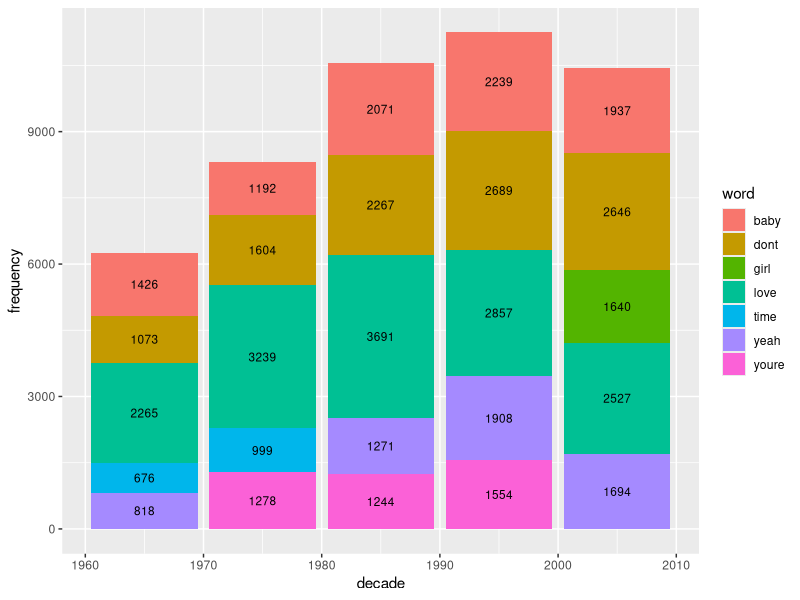
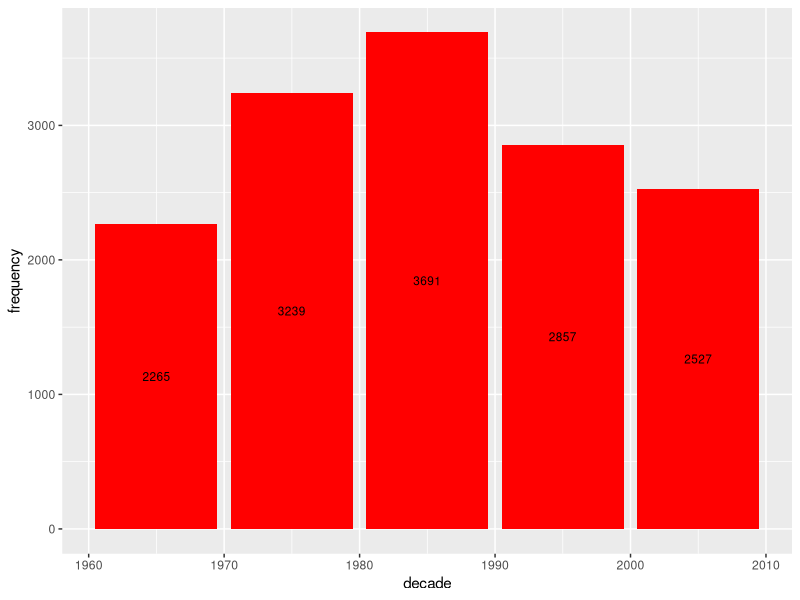
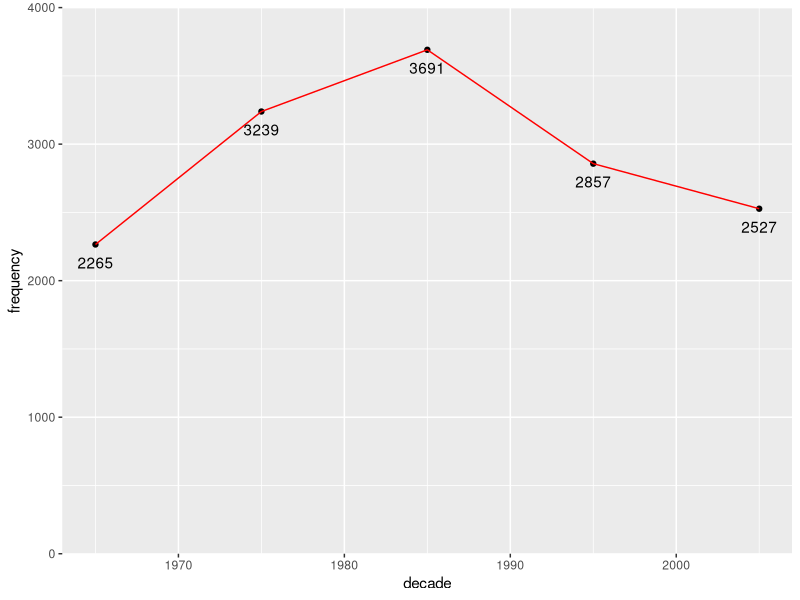
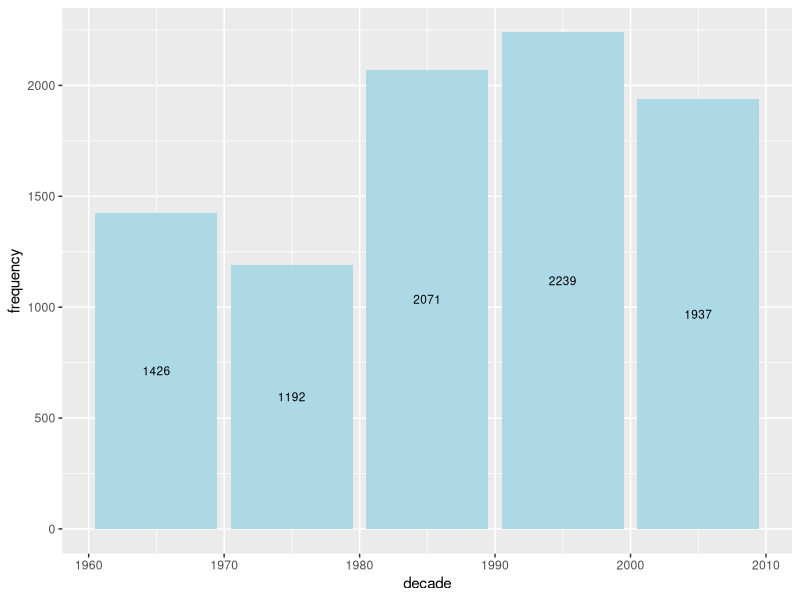
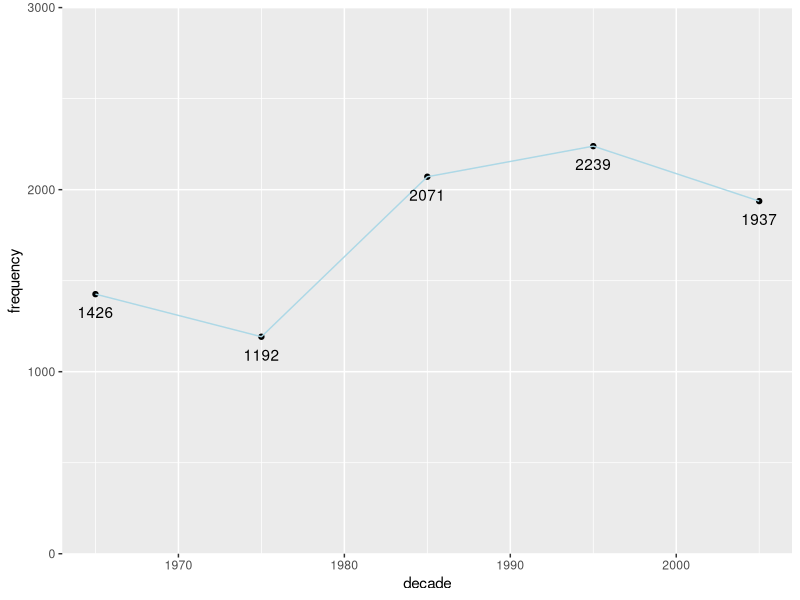
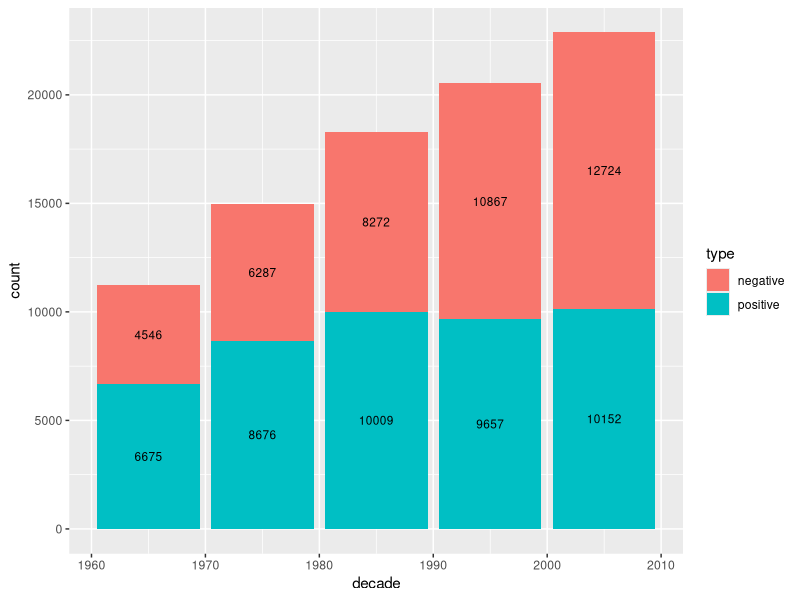
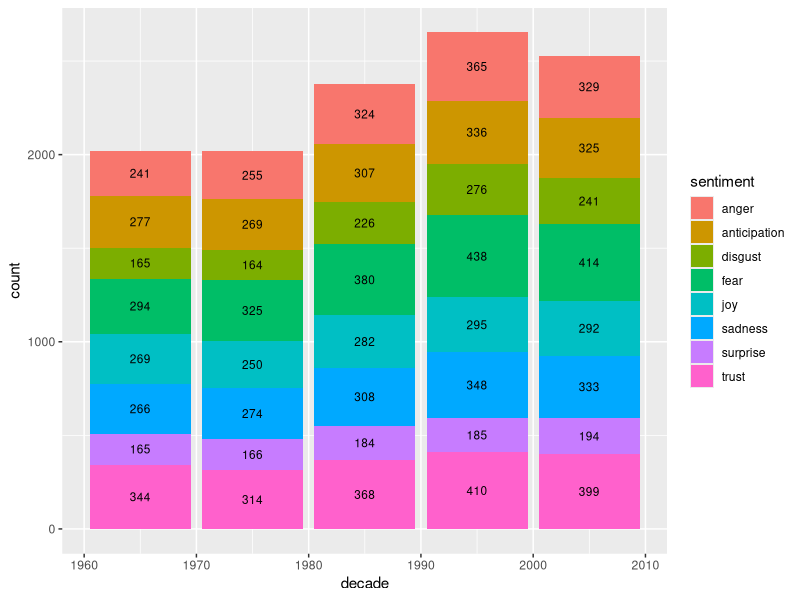
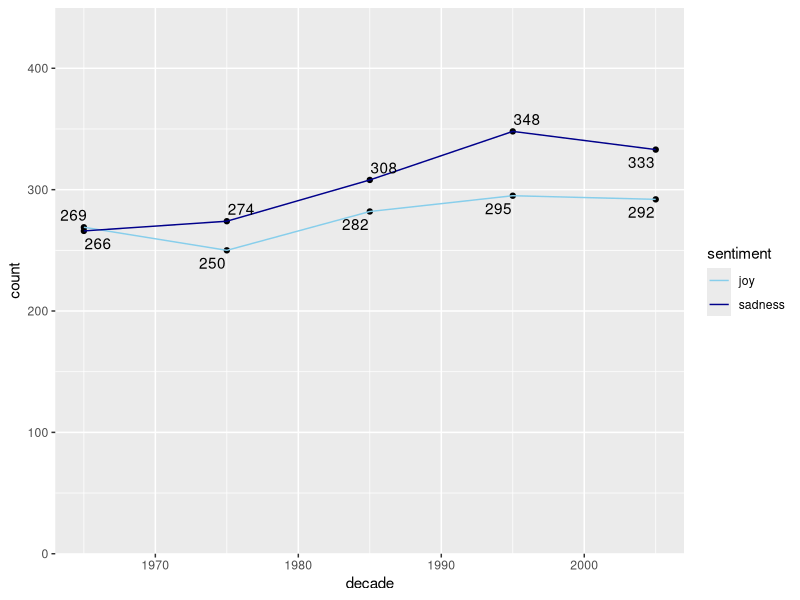

R code for these plots, in order:
library(tidyverse)
library(psych)
library(ggrepel)

# Graphs for Word Frequency Counts
WFQ1 <- read_csv("Decade1_Top25WordFrequency.csv")
WFQ2 <- read_csv("Decade2_Top25WordFrequency.csv")
WFQ3 <- read_csv("Decade3_Top25WordFrequency.csv")
WFQ4 <- read_csv("Decade4_Top25WordFrequency.csv")
WFQ5 <- read_csv("Decade5_Top25WordFrequency.csv")

Word_Frequency_Over_Decades <- data.frame()
Word_Frequency_Over_Decades <- rbind(WFQ1,Word_Frequency_Over_Decades)
Word_Frequency_Over_Decades <- rbind(WFQ2,Word_Frequency_Over_Decades)
Word_Frequency_Over_Decades <- rbind(WFQ3,Word_Frequency_Over_Decades)
Word_Frequency_Over_Decades <- rbind(WFQ4,Word_Frequency_Over_Decades)
Word_Frequency_Over_Decades <- rbind(WFQ5,Word_Frequency_Over_Decades)

## Stacked Bar Graph for Top 5 Word by Decade
Word_Frequency_Over_Decades %>%
    group_by(decade) %>%
    ggplot(aes(x=decade,y=frequency,fill=word,label=frequency)) +
    geom_bar(stat="identity") +
    geom_text(size=3,position=position_stack(vjust=0.5))   

## Word Count for Love over Decades
# Bar Graph
Word_Frequency_Over_Decades %>%
    filter(word=="love") %>%
    group_by(decade) %>%
    ggplot(aes(x=decade,y=frequency,label=frequency)) +
    geom_bar(stat="identity",fill="red") +
    geom_text(size=3,position=position_stack(vjust=0.5)) 

# Line Graph
Word_Frequency_Over_Decades %>%
    filter(word=="love") %>%
    group_by(decade) %>%
    ggplot(aes(x=decade,y=frequency, label=frequency)) +
    geom_point() +
    geom_line(color="red") +
    scale_y_continuous(expand = c(0, 0), limits = c(0, 4000)) +
    geom_text(vjust = 2, nudge_y = 0.5)

# Compute Summary Statistics for Term Love
Word_Frequency_Over_Decades %>%
    group_by(word) %>%
    filter(word=="love") %>%
    select(frequency) %>%
    describe()

## Word Count for Baby over Decades
# Bar Graph
Word_Frequency_Over_Decades %>%
    filter(word=="baby") %>%
    group_by(decade) %>%
    ggplot(aes(x=decade,y=frequency,label=frequency)) +
    geom_bar(stat="identity",fill="lightblue") +
    geom_text(size=3,position=position_stack(vjust=0.5))  

# Line Graph
Word_Frequency_Over_Decades %>%
    filter(word=="baby") %>%
    group_by(decade) %>%
    ggplot(aes(x=decade,y=frequency, label=frequency)) +
    geom_point() +
    geom_line(color="lightblue") +
    scale_y_continuous(expand = c(0, 0), limits = c(0, 3000)) +
    geom_text(vjust = 2, nudge_y = 0.5)

# Compute Summary Statistics for Term Baby
Word_Frequency_Over_Decades %>%
    group_by(word) %>%
    filter(word=="baby") %>%
    select(frequency) %>%
    describe()

# Graph for Overall Sentiment over Decades
PvN1 <- read_csv("Decade1_OverallSentiment.csv")
PvN2 <- read_csv("Decade2_OverallSentiment.csv")
PvN3 <- read_csv("Decade3_OverallSentiment.csv")
PvN4 <- read_csv("Decade4_OverallSentiment.csv")
PvN5 <- read_csv("Decade5_OverallSentiment.csv")

Overall_Positive_v_Negative <- data.frame()
Overall_Positive_v_Negative <- rbind(PvN1,Overall_Positive_v_Negative)
Overall_Positive_v_Negative <- rbind(PvN2,Overall_Positive_v_Negative)
Overall_Positive_v_Negative <- rbind(PvN3,Overall_Positive_v_Negative)
Overall_Positive_v_Negative <- rbind(PvN4,Overall_Positive_v_Negative)
Overall_Positive_v_Negative <- rbind(PvN5,Overall_Positive_v_Negative)

Overall_Positive_v_Negative %>% 
    gather(type, count, negative:positive) %>% 
    ggplot(., aes(x=decade,y=count,fill=type,label=count)) +
    geom_bar(stat="identity") +
    geom_text(size = 3,position=position_stack(vjust = 0.5))   

# Graph for Overall by Emotion over Decades

E1 <- read_csv("Decade1_OverallbyEmotion.csv")
E2 <- read_csv("Decade2_OverallbyEmotion.csv")
E3 <- read_csv("Decade3_OverallbyEmotion.csv")
E4 <- read_csv("Decade4_OverallbyEmotion.csv")
E5 <- read_csv("Decade5_OverallbyEmotion.csv")

Overall_by_Emotion <- data.frame()
Overall_by_Emotion <- rbind(E1,Overall_by_Emotion)
Overall_by_Emotion <- rbind(E2,Overall_by_Emotion)
Overall_by_Emotion <- rbind(E3,Overall_by_Emotion)
Overall_by_Emotion <- rbind(E4,Overall_by_Emotion)
Overall_by_Emotion <- rbind(E5,Overall_by_Emotion)

# Overall Stacked Bar Graphs by 8 different sentiments
Overall_by_Emotion %>%
    rename(decade=...1,count=n) %>%
    group_by(decade) %>%
    ggplot(aes(x=decade,y=count,fill=sentiment,label=count)) +
    geom_bar(stat="identity") +
    geom_text(size=3,position=position_stack(vjust=0.5))  

# Joy vs Sadness Line Graph
Overall_by_Emotion %>%
    rename(decade=...1,count=n) %>%
    group_by(decade) %>%
    filter(sentiment %in% c("joy", "sadness")) %>%
    ggplot(aes(x=decade,y=count,group=sentiment,label=count)) +
    geom_point() +
    geom_line(aes(color=sentiment)) +
    scale_color_manual(values=c("skyblue","darkblue")) +
    scale_y_continuous(expand = c(0, 0), limits = c(0, 450)) +
    geom_text_repel() 

# Fear Line Graph

Overall_by_Emotion %>%
    rename(decade=...1,count=n) %>%
    group_by(decade) %>%
    filter(sentiment=="fear") %>%
    ggplot(aes(x=decade,y=count,group=sentiment,label=count)) +
    geom_point() +
    geom_line(aes(color=sentiment)) +
    scale_color_manual(values="green") +
    scale_y_continuous(expand = c(0, 0), limits = c(0, 500)) +
    geom_text(vjust=2) 

# Anger Line Graph

Overall_by_Emotion %>%
    rename(decade=...1,count=n) %>%
    group_by(decade) %>%
    filter(sentiment=="anger") %>%
    ggplot(aes(x=decade,y=count,group=sentiment,label=count)) +
    geom_point() +
    geom_line(aes(color=sentiment)) +
    scale_color_manual(values="red") +
    scale_y_continuous(expand = c(0, 0), limits = c(0, 450)) +
    geom_text(vjust=2) 

